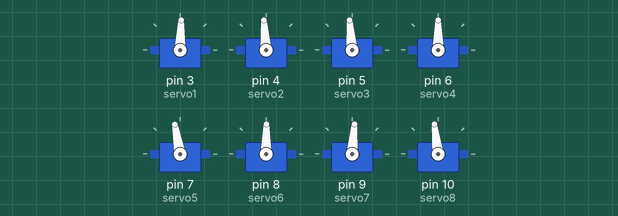
Simulated run of this sketch. Board: Arduino Uno, built with avr-gcc and run on an emulated ATmega328P. Parts: 8 × servo.

Above: at 0.1 s.
At 2.2 s:
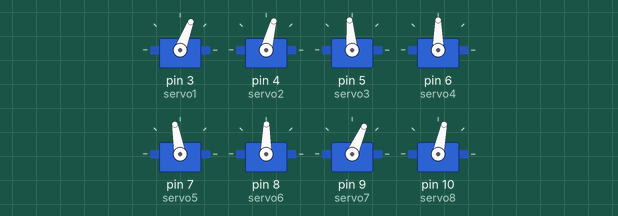
At 4.2 s:
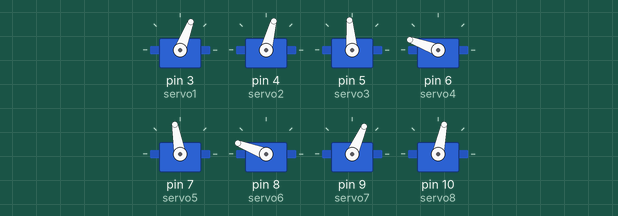
At 5.9 s:
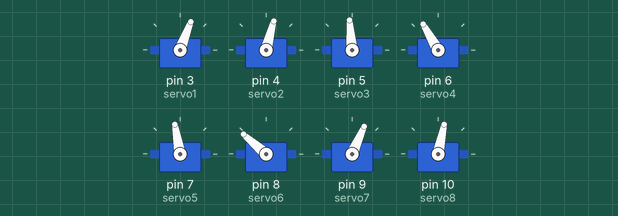
At 7.5 s:
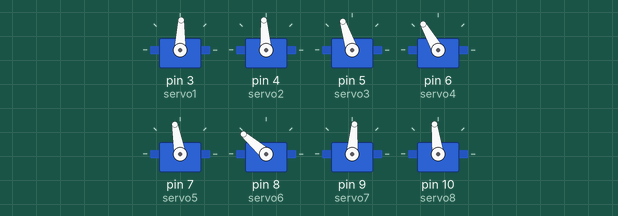
At 9.0 s:
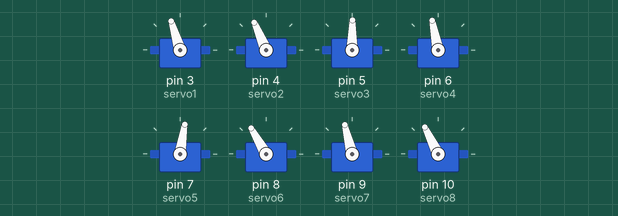
Timing chart, 0 to 10.5 s (numbered marks = the images above):
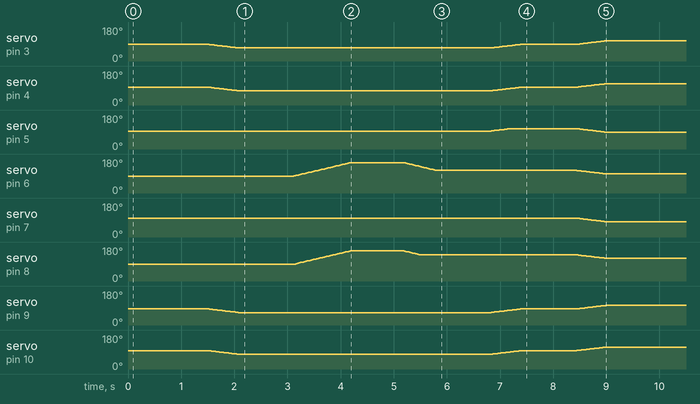

The sketch:

walking_robot.ino
```cpp
//servo control test
#include <Servo.h>

//making the servo variables
Servo servo1;
Servo servo2;
Servo servo3;
Servo servo4;
Servo servo5;
Servo servo6;
Servo servo7;
Servo servo8;

int servo1center = 88;
int servo2center = 94;
int servo3center = 95;
int servo4center = 90;
int servo5center = 100;
int servo6center = 89;
int servo7center = 85;
int servo8center = 97;

int d = 500;
int ds = 15;

void setup()
{
  //ataching the servos to the correct pins
  servo1.attach(3);
  servo2.attach(4);
  servo3.attach(5);
  servo4.attach(6);
  servo5.attach(7);
  servo6.attach(8);
  servo7.attach(9);
  servo8.attach(10);

  Stand();
  delay(1000);
  LeanLeft();
  delay(1000);
  RightKneeUp();
  delay(1000);
  RightKneeOut();
  delay(1000);
  LeanRightBack();
  delay(1000);
  LeanRightLeftUp();
}
void loop ()
{
}

void Stand()
{
  servo1.write(88);
  servo2.write(94);
  servo3.write(95);
  servo4.write(90);
  servo5.write(100);
  servo6.write(89);
  servo7.write(85);
  servo8.write(97);
  delay(d);
}

//-------------------LEANING--------------------//

void LeanLeft()
{
  int pos1 = servo1.read();
  int target = pos1-19;
  int pos2 = servo2.read();
  int pos7 = servo7.read();
  int pos8 = servo8.read();

  for (int i = pos1; i>=target; i--)
  {
    servo1.write(i);
    servo2.write(pos2);
    servo7.write(pos7);
    servo8.write(pos8);
    pos2--;
    pos7--;
    pos8--;
    delay(30);
  }
}

void LeanRight()
{
  int pos1 = servo1.read();
  int target = pos1+19;
  int pos2 = servo2.read();
  int pos7 = servo7.read();
  int pos8 = servo8.read();

  for (int i = pos1; i<=target; i++)
  {
    servo1.write(i);
    servo2.write(pos2);
    servo7.write(pos7);
    servo8.write(pos8);
    pos2++;
    pos7++;
    pos8++;
    delay(30);
  }
}

void LeanRightBack()
{
  int pos1 = servo1.read();
  int target = pos1+19;
  int pos2 = servo2.read();
  int pos7 = servo7.read();
  int pos8 = servo8.read();
  int pos3 = servo3.read();
  int target3 = pos3+13;
  int pos5 = servo5.read();
  int pos6 = servo6.read();

  for (int i = pos1; i<=target; i++)
  {
    servo1.write(i);
    servo2.write(pos2);
    servo7.write(pos7);
    servo8.write(pos8);
    //servo5.write(pos5);
    //servo6.write(pos6);
    pos5++;
    pos6--;
    pos2++;
    pos7++;
    pos8++;
    if (pos3<=target3) {
      servo3.write(pos3);
      pos3++;
    }
    delay(30);
  }
}

void LeanRightLeftUp()
{
  int pos1 = servo1.read();
  int target = pos1+19;
  int pos2 = servo2.read();
  int pos7 = servo7.read();
  int pos8 = servo8.read();

  int pos4 = servo4.read();
  int pos6 = servo6.read();

  int pos3 = servo3.read();
  int target3 = pos3-70;
  int pos5 = servo5.read();

  for (int i = pos1; i<=target; i++)
  {
    servo1.write(i);
    servo2.write(pos2);
    servo7.write(pos7);
    servo8.write(pos8);
    servo3.write(pos3);
    servo5.write(pos5);
    pos3--;
    pos5--;
    servo4.write(pos4);
    servo6.write(pos6);
    pos4--;
    pos6--;
    pos2++;
    pos7++;
    pos8++;
    delay(30);
  }
}

void LeanBackAndForth()
{
  Stand();
  delay(d);
  LeanLeft();
  delay(d);
  Stand();
  delay(d);
  LeanRight();
  delay(d);
  Stand();
  delay(d);
}

//-----------------KNEE MOVEMENT------------------//

void RightKneeUp()
{
  int pos4 = servo4.read();
  int target4 = pos4+70;
  int pos6 = servo6.read();

  for (int i = pos4; i<=target4; i++)
  {
    servo4.write(i);
    servo6.write(pos6);
    pos6++;
    delay(ds);
  }
}

void LeftKneeUp()
{
  int pos3 = servo3.read();
  int target3 = pos3-70;
  int pos5 = servo5.read();

  for (int i = pos3; i>=target3; i--)
  {
    servo3.write(i);
    servo5.write(pos5);
    pos5--;
    delay(ds);
  }
}

void RightKneeExtend()
{
  int pos3 = servo3.read();
  int target3 = pos3+10;
  int pos5 = servo5.read();

  int pos4 = servo4.read();
  int target4 = pos4-40;
  int pos6 = servo6.read();
  int target6 = pos6-40;

  int pos1 = servo1.read();
  int target1 = pos1+20;
  int pos2 = servo2.read();
  int pos7 = servo7.read();
  int pos8 = servo8.read();

  for (pos4; pos4>=target4; pos4--)
  {
    servo4.write(pos4);
    if (pos6>=target6)
    {
      servo6.write(pos6);
      pos6--;
    }

    if (pos3<=target3)
    {
      servo5.write(pos5);
      servo3.write(pos3);
      pos5++;
      pos3++;
    }

    if (pos1<=target1)
    {
      servo1.write(pos1);
      servo2.write(pos2);
      servo7.write(pos7);
      servo8.write(pos8);
      pos1++;
      pos2++;
      pos7++;
      pos8++;
    }
    delay(30);
  }
}

void RightKneeOut () {
  int pos4 = servo4.read();
  int target4 = pos4-40;
  int pos6 = servo6.read();
  int target6 = pos6-20;
  int pos3 = servo3.read();
  int target3 = pos3+5;

  for (pos4; pos4>=target4; pos4--)
  {
    servo4.write(pos4);
    if (pos6>=target6)
    {
      servo6.write(pos6);
      pos6--;
    }
    delay(15);
  }

}
```
